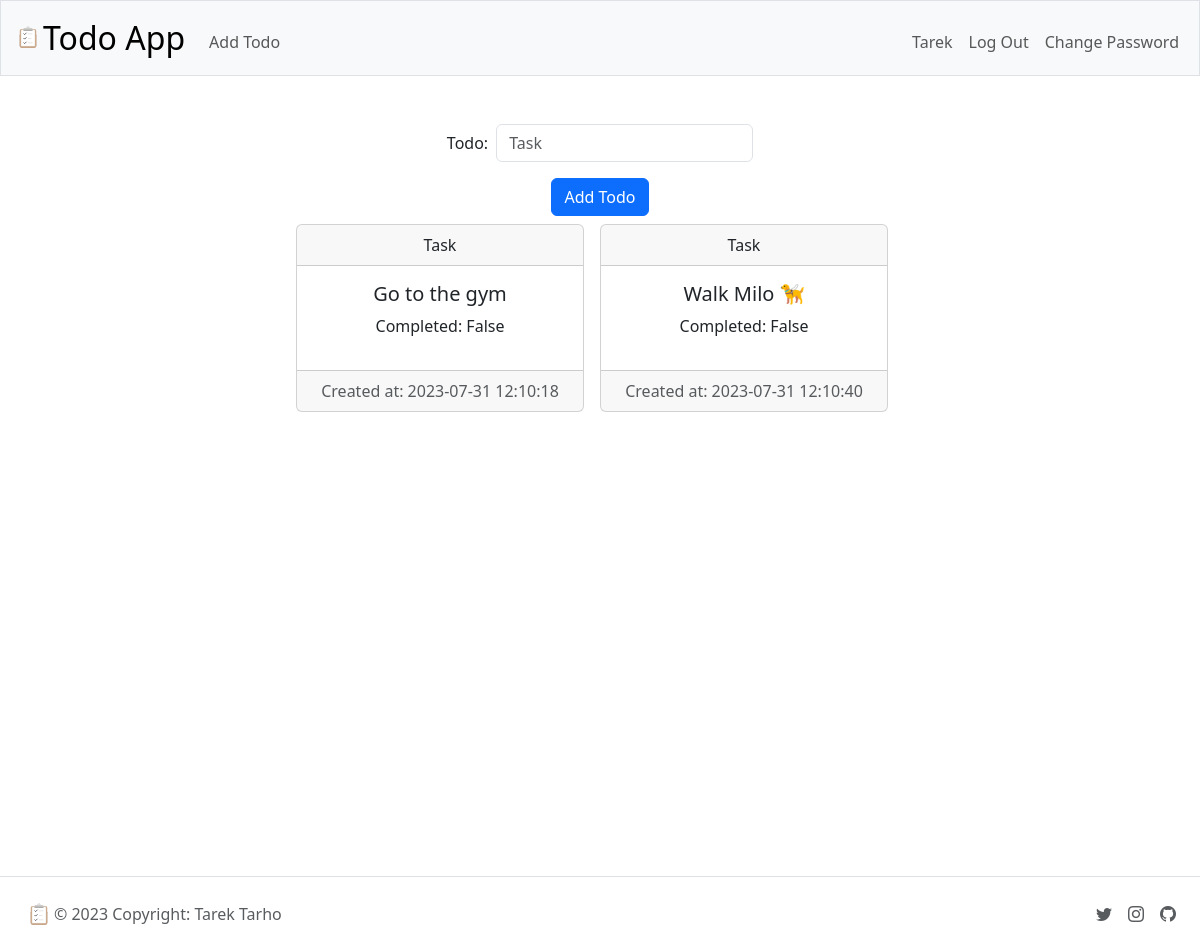
The app's page /todos (signed in), older data.
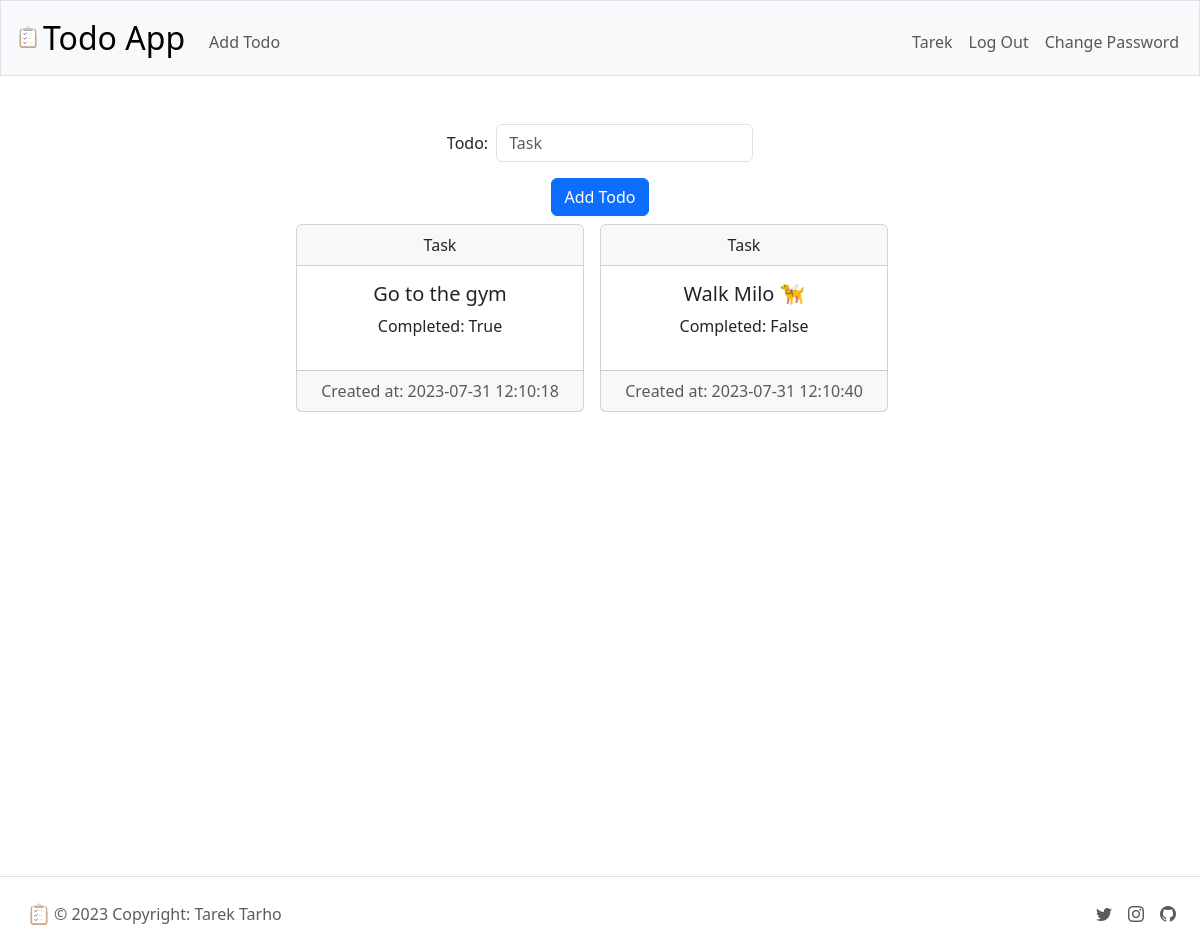
The same page, newer data.
### tables this page shows
CREATE TABLE todos 
                (id INTEGER PRIMARY KEY, user_id INTEGER NOT NULL, 
                task TEXT NOT NULL, completed BOOLEAN NOT NULL, created_at TIMESTAMP DEFAULT CURRENT_TIMESTAMP, 
                FOREIGN KEY (user_id) REFERENCES users (id));

### routes/todo_routes.py (the view)
@todo_bp.route('/todos', methods=['GET'])
def get_todos():
    todos = db.execute(
        "SELECT * FROM todos WHERE user_id = :user_id",
        user_id=session["user_id"],
    )
    for todo in todos:
        todo['completed'] = bool(todo['completed'])
    return render_template("addTodo.html", todos=todos)

### app.py (called while the page is built)
@app.after_request
def after_request(response):
    response.headers["Cache-Control"] = "no-cache, no-store, must-revalidate"
    response.headers["Expires"] = 0
    response.headers["Pragma"] = "no-cache"
    return response

### templates/addTodo.html (shortened to what this page needs)
{% extends "layout.html" %}
{% block main %}
<div class="container-fluid d-flex justify-content-center flex-column align-items-center">
    <form action="{{ url_for('todo.get_todos') }}" method="post">
        <div class="container-fluid d-flex flex-row justify-content-center align-items-center">
            <div class="mb-3 pe-2">
                <label for="task" class="mx-auto w-auto"> Todo: </label>
            </div>
            <div class="mb-3">
                <input class="form-control mx-auto w-auto" id="task" name="task" placeholder="Task" type="text">
            </div>
        </div>
        <button class="btn btn-primary" type="submit">Add Todo</button>
    </form>
    {% if todos %}
    <div class="p-2 d-flex align-items-center w-100 flex-wrap flex-row justify-content-center">
        {% for todo in todos %}
        <div class="card mb-3 me-3" style="width: 18rem;">
            <div class="card-header">
                Task
              </div>
            <div class="card-body">
              <h5 class="card-title">{{ todo.task }}</h5>
              <p class="card-text">Completed: {{todo.completed}}</p>
            </div>
            <div class="card-footer text-body-secondary">
                Created at: {{ todo.created_at }}
              </div>
          </div>
        {% endfor %}
    </div>
    {% endif %}
</div>
{% endblock %}

### templates/layout.html (shortened to what this page needs)
<!DOCTYPE html>
<html lang="en">
    <head>
        <link href="https://cdn.jsdelivr.net/npm/bootstrap@5.3.1/dist/css/bootstrap.min.css" rel="stylesheet">
        <link rel="stylesheet" href="https://cdn.jsdelivr.net/npm/bootstrap-icons@1.10.5/font/bootstrap-icons.css">
        <link href="/static/styles.css" rel="stylesheet">
    </head>
    <body>
        <nav class="bg-light border navbar navbar-expand-md navbar-light">
            <div class="container-fluid">
                <a class="navbar-brand" href="/">
                    <img src="/static/todo_icon.svg" alt="Logo" width="30" height="24" class="d-inline-block align-text-top">
                    Todo App
                  </a>
                <div class="collapse navbar-collapse" id="navbar">
                    {% if session["user_id"] %}
                        <ul class="navbar-nav me-auto mt-2">
                            <li class="nav-item"><a class="nav-link" href="/todos">Add Todo</a></li>
                        </ul>
                        <ul class="navbar-nav ms-auto mt-2">
                            <li class="nav-item"><a class="nav-link" href="/todos">{{ session["username"] | capitalize }}</a></li>
                            <li class="nav-item"><a class="nav-link" href="/logout">Log Out</a></li>
                            <li class="nav-item"><a class="nav-link" href="/update-password">Change Password</a></li>
                        </ul>
                    {% else %}
                        <ul class="navbar-nav ms-auto mt-2">
                            <li class="nav-item"><a class="nav-link" href="/register">Register</a></li>
                            <li class="nav-item"><a class="nav-link" href="/login">Log In</a></li>
                        </ul>
                    {% endif %}
                </div>
            </div>
        </nav>
        <main class="container-fluid py-5 text-center">
            {% block main %}{% endblock %}
        </main>
        <footer class="d-flex align-items-center justify-content-between border-top p-4">
            <div class="col-md-4 d-flex align-items-center">
              <a href="/">
                <img src="/static/todo_icon.svg" alt="Logo" width="30" height="24"/>
              </a>
              <span class="text-muted">© 2023 Copyright: Tarek Tarho</span>
            </div>
            <ul class="nav col-md-4 justify-content-end align-items-center list-unstyled d-flex">
              <li class="ms-3"><a class="text-muted" href="#"><i class="bi bi-twitter"></i></a></li>
              <li class="ms-3"><a class="text-muted" href="#"><i class="bi bi-instagram"></i></use></svg></a></li>
              <li class="ms-3"><a class="text-muted" href="#"><i class="bi bi-github"></i></a></li>
            </ul>
          </footer>
    </body>
</html>

### static/styles.css (style rules this page uses)
nav .navbar-brand { font-size: xx-large; display: flex; align-items: center; }
main { height:100vh; }

Row changes from the older to the newer data that the page shows:
changed todos "Go to the gym": completed "False" → "True"
